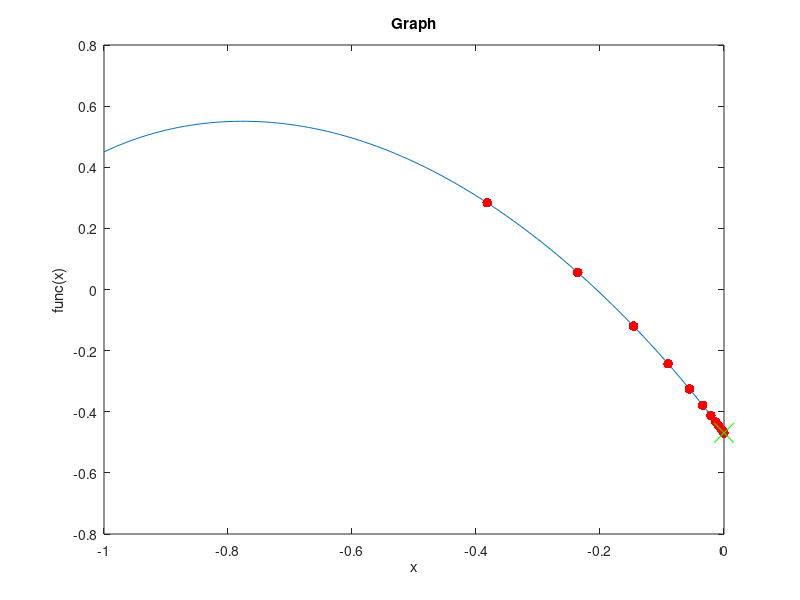

Write the MATLAB code that produced this figure.
function lab2()
    clc();

    a = -1;
    b = 0;
    epsilon = power(10, -6);

    % Draw graph function
    x = [-1 : 0.01 : 0];
    y = [];
    for i = x
        y = [y, func(i)];
    end
    plot(x, y), xlabel('x'), ylabel('func(x)'), title('Graph')

    hold on;

    [x_star, f_star, countIter] = golden(a, b, epsilon);
    fprintf('-------------------------------------\n');
    fprintf('epsilon: %f\n', epsilon);
    fprintf('x_star: %f\n', x_star);
    fprintf('f_star: %f\n', f_star);
    fprintf('Number of iteration: %d\n', countIter);

    scatter(x_star, f_star, 200, 'g', 'x');

    hold off;
end

% Input function
function y = func(x)
    y1 = 2 * power(x, 5) - 7 * x + sqrt(11);
    y2 = (-4*x*x - 4*x + 3 - 4*sqrt(2)) / (3*x*x + 3*x + 3*sqrt(2));
    y = log(y1) + sinh(y2) - 1.0;
end

% Golden section search function
function [x_star, f_star, countIter] = golden(a, b, epsilon)
    countIter = 1;
    t = (sqrt(5) - 1) / 2;
    l = b - a;
    x1 = b - t*l;
    f1 = func(x1);
    x2 = a + t*l;
    f2 = func(x2);

    fprintf('N = %d\tl = %d\t(x1, f1) = (%.9f, %.9f)\t(x2, f2) = (%.9f, %.9f)\n',...
    countIter, l, x1, f1, x2, f2);

    while l > 2*epsilon
        countIter = countIter + 1;
        if f1 <= f2
            b = x2;
            l = b - a;
            x2 = x1;
            f2 = f1;
            x1 = b - t*l;
            f1 = func(x1);
        else
            a = x1;
            l = b - a;
            x1 = x2;
            f1 = f2;
            x2 = a + t*l;
            f2 = func(x2);
        end
        
        fprintf('N = %d\tl = %d\t(x1, f1) = (%.9f, %.9f)\t(x2, f2) = (%.9f, %.9f)\n', countIter, l, x1, f1, x2, f2);
        scatter(x1, f1, 50, 'r', 'filled');
    end
  
    x_star = (a + b) / 2;
    f_star = func(x_star);
end